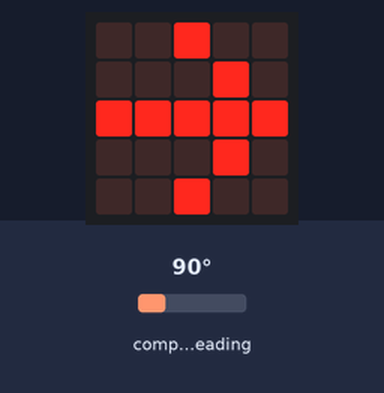
This program was run on a simulated BBC micro:bit (MakeCode). Parts: the board's 5×5 LED display. The test bench sets the inputs (shaded band); at power-on: compass heading 90°. The compass is already calibrated.

Above: at 1.2 s.
1.3 s: compass heading set to 7°
At 2.8 s:
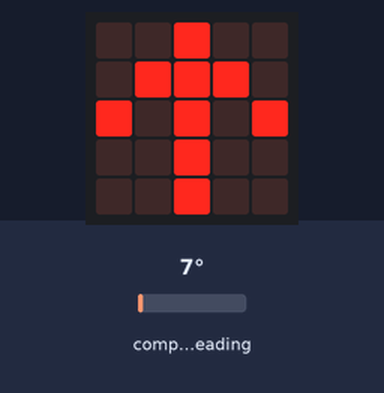
3.1 s: compass heading set to 180°
At 4.5 s:
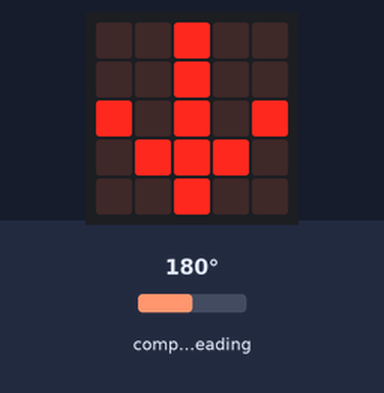
4.8 s: compass heading set to 269°
At 6.2 s:
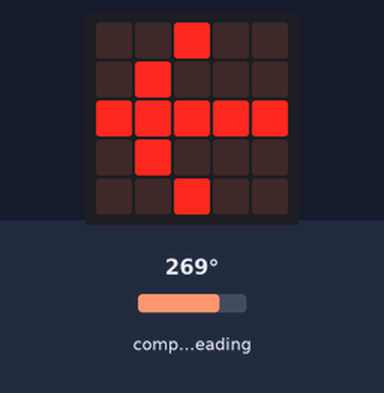
6.5 s: compass heading set to 90°
At 7.9 s:
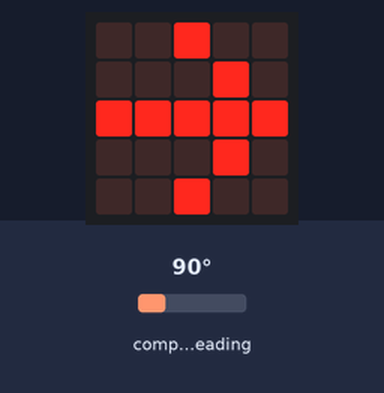
8.2 s: compass heading set to 352°
At 8.7 s:
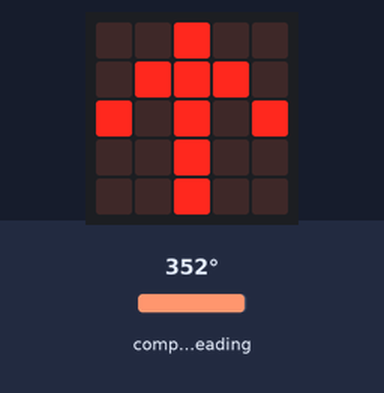
Timing chart, 0 to 10.9 s (numbered marks = the images above; inputs shaded):
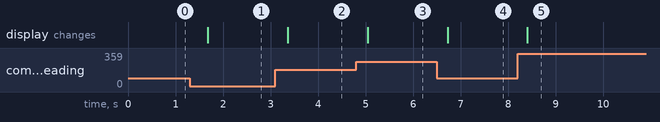

Measured:
- after the input at 1.3 s, the display: changes after 0.38 s (image 1)
- after the input at 3.1 s, the display: changes after 0.26 s (image 2)
- after the input at 4.8 s, the display: changes after 0.24 s (image 3)
- after the input at 6.5 s, the display: changes after 0.22 s (image 4)
- after the input at 8.2 s, the display: changes after 0.20 s (image 5)

The program:

main.ts
```typescript
input.onGesture(Gesture.Shake, function () {
    input.calibrateCompass()
})
let курс = 0
let стороны_саета = [
images.arrowImage(ArrowNames.North),
images.arrowImage(ArrowNames.NorthEast),
images.arrowImage(ArrowNames.East),
images.arrowImage(ArrowNames.SouthEast),
images.arrowImage(ArrowNames.South),
images.arrowImage(ArrowNames.SouthWest),
images.arrowImage(ArrowNames.West),
images.arrowImage(ArrowNames.NorthWest),
images.arrowImage(ArrowNames.North)
]
basic.forever(function () {
    курс = input.compassHeading()
    стороны_саета[Math.round(курс / 45)].showImage(0)
})
```

test.ts
```typescript
// здесь помещаются тесты; они не будут скомпилированы, пока пакет используется в качестве расширения.
```
